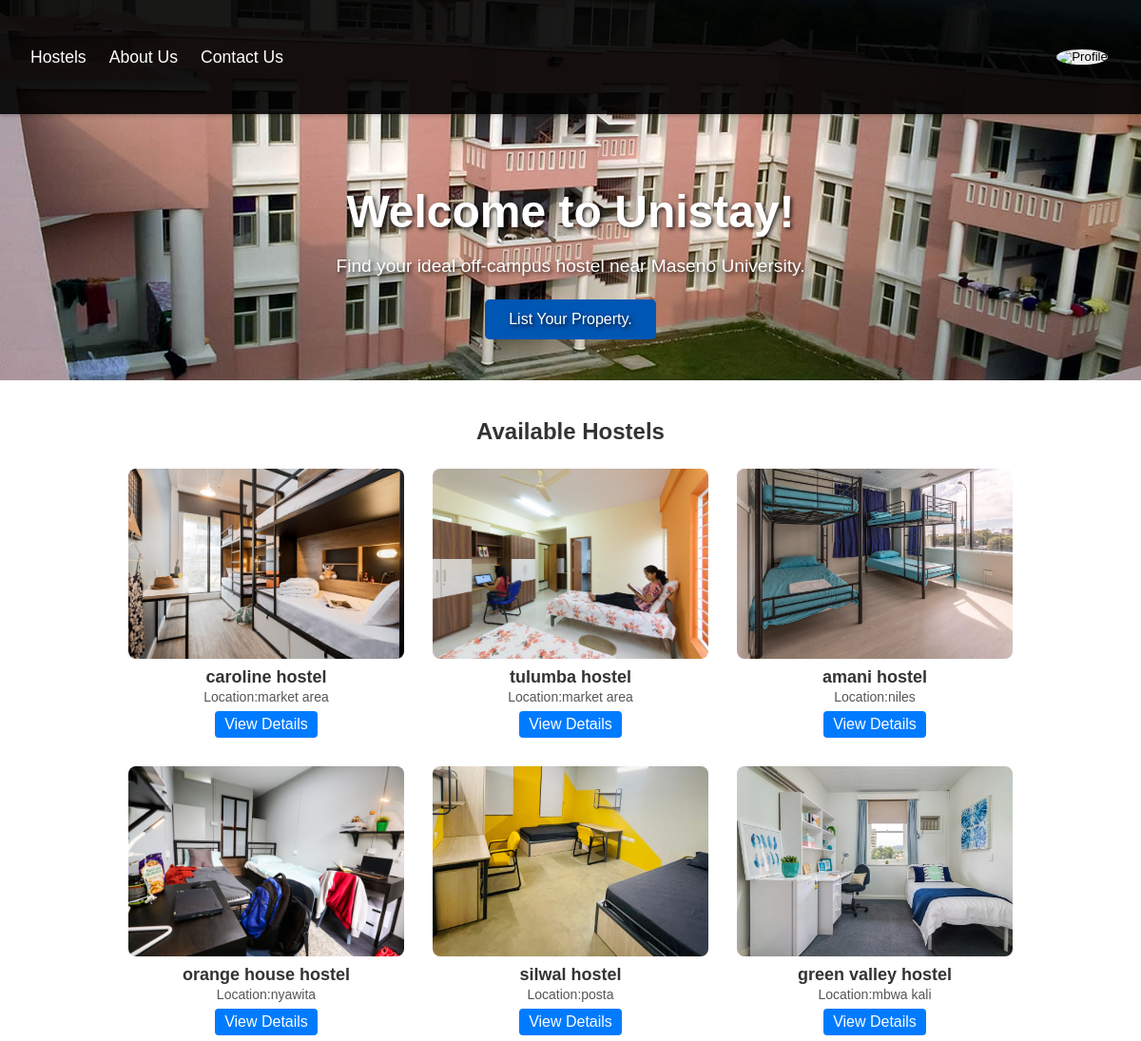
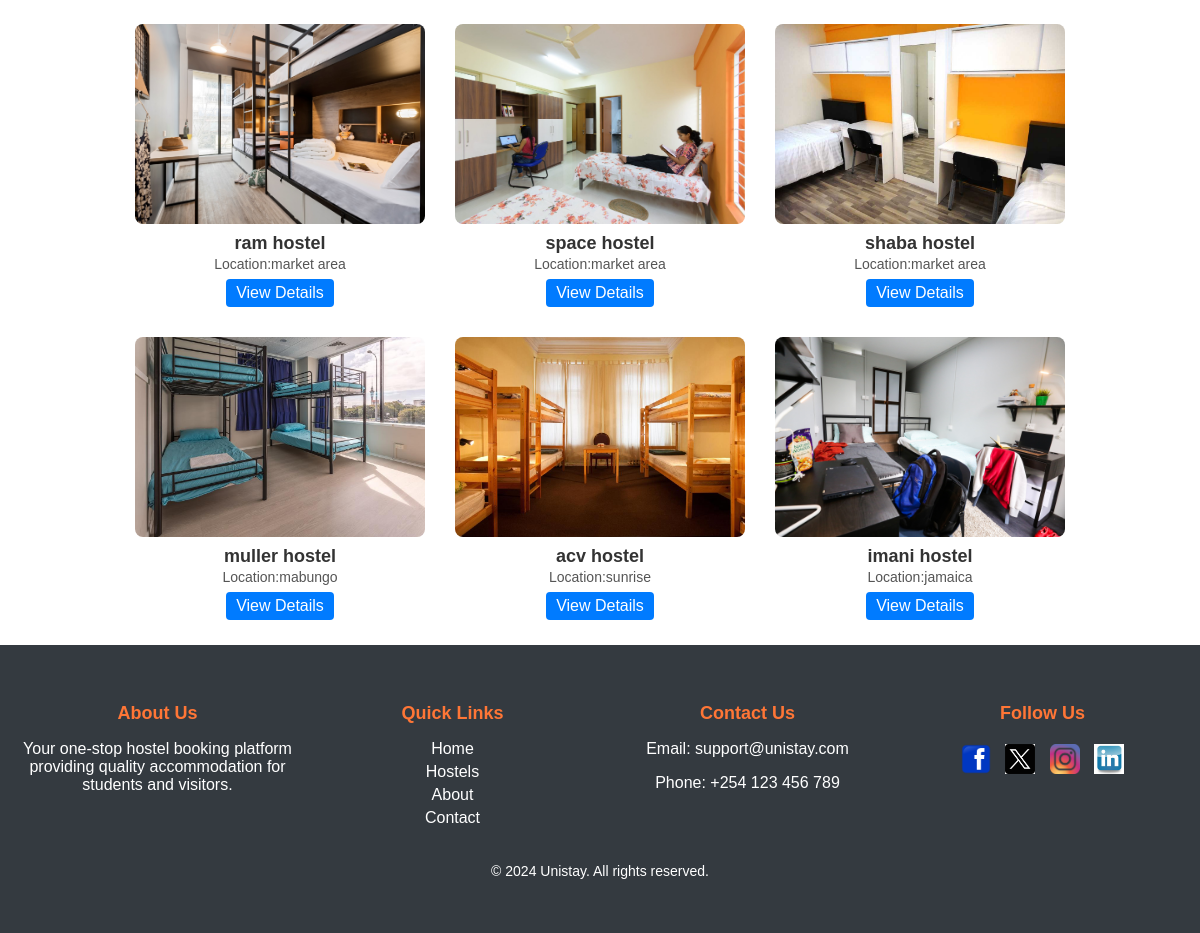
Before: /home/ (signed in) with the older database file (2 pictures, top to bottom).
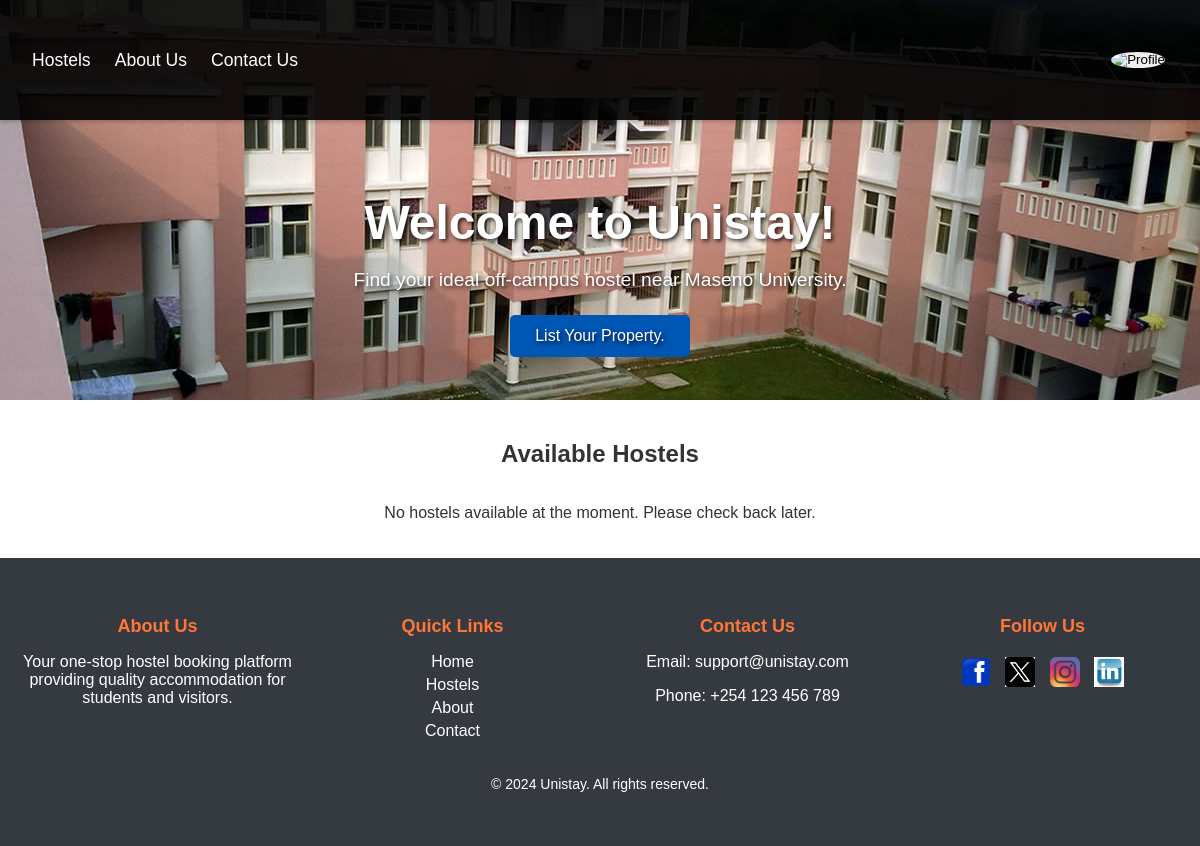
After: the same page with the newer database file.
### hostels/models.py (models this page shows, shortened)
class Hostel(models.Model):
    name = models.CharField(max_length=40)
    location = models.CharField(max_length=20)
    main_image = models.ImageField(upload_to='media/main')
    total_rooms = models.DecimalField(max_digits=4, decimal_places=2)
    amenities = models.ManyToManyField(Amenity, related_name='hostels')

### hostels/views.py (the view)
# urls.py: path('home/', home_view, name='home'),  # Home view that requires login
@login_required
def home_view(request):
    hostels = Hostel.objects.all()
    try:
        studentprofile = StudentProfile.objects.get(user=request.user)
    except StudentProfile.DoesNotExist:
        studentprofile = None  # Handle case where profile doesn't exist
    return render(request, 'home.html', {
        'hostels': hostels,
        'studentprofile': studentprofile,
        'user': request.user,
    })

### templates/home.html (shortened to what this page needs)
{% load static %}
<!DOCTYPE html>
<html lang="en">
    <head>
        {% load static %}
        <link rel="stylesheet" href="{% static 'css/styles.css' %}">
    </head>
<body>
    <div class="background-wrapper">
        <nav class="navbar">
            <div class="nav-links" id="navLinks">
                <a href="{% url 'hostels_list' %}">Hostels</a>
                <a href="{% url 'about' %}">About Us</a>
                <a href="{% url 'contact' %}">Contact Us</a>
            </div>
            <button id="profileButton" class="profile-icon">
                <img src="{% static 'image/default_avatar.jpg' %}" alt="Profile" style="width: 60px; height: 60px; border-radius: 50%;">
            </button>
        </nav>
        <header class="main-header">
            <div class="header-content">
                <h1>Welcome to Unistay!</h1>
                <p>Find your ideal off-campus hostel near Maseno University.</p>
                <a href="#" class="cta-button-list">List Your Property.</a>
            </div>
        </header>
</div>
    <section class="hostels">
        <h2>Available Hostels</h2>
        <div class="hostel-list">
            {% for hostel in hostels %}
                <div class="hostel-card">
                    <img src="{{ hostel.main_image.url }}" alt="{{ hostel.name }}">
                    <h3>{{ hostel.name }} hostel</h3>
                    <p>Location:{{ hostel.location }}</p>
                    <a href="{% url 'hostel_details' hostel.id %}" class="details-button">View Details</a>
                </div>
            {% empty %}
                <p>No hostels available at the moment. Please check back later.</p>
            {% endfor %}
        </div>
    </section>
        <footer class="footer">
            <div class="footer-container">
                <div class="footer-column">
                    <h3>About Us</h3>
                    <p>Your one-stop hostel booking platform providing quality accommodation for students and visitors.</p>
                </div>
                <div class="footer-column">
                    <h3>Quick Links</h3>
                    <ul>
                        <li><a href="{% url 'home' %}">Home</a></li>
                        <li><a href="{% url 'hostels_list' %}">Hostels</a></li>
                        <li><a href="{% url 'about' %}">About</a></li>
                        <li><a href="{% url 'contact' %}">Contact</a></li>
                    </ul>
                </div>
                <div class="footer-column">
                    <h3>Contact Us</h3>
                    <p>Email: support@unistay.com</p>
                    <p>Phone: +254 123 456 789</p>
                </div>
                <div class="footer-column">
                    <h3>Follow Us</h3>
                    <div class="social-icons">
                        <a href="https://www.facebook.com/daveey.debaraka.3?mibextid=LQQJ4d"><img src="{% static 'image/Facebook.webp' %}"alt="Facebook"></a>
                        <a href="https://x.com/am_nyongesa"><img src="{% static 'image/twitter.jpeg' %}"alt="Twitter"></a>
                        <a href="https://www.instagram.com/little_nyongesa"><img src="{% static 'image/instagram.png' %}" alt="Instagram"></a>
                        <a href="https://www.linkedin.com/in/pappi-chulo-947552270?utm_source=share&utm_campaign=share_via&utm_content=profile&utm_medium=ios_app"><img src="{% static 'image/linkedin.jpeg' %}" alt="LinkedIn"></a>
                    </div>
                </div>
            </div>
            <div class="footer-bottom">
                <p>&copy; 2024 Unistay. All rights reserved.</p>
            </div>
        </footer>
</body>
</html>

Changed rows visible on the page:
removed Hostel: main_image (picture), name "caroline", location "market area"
removed Hostel: main_image (picture), name "tulumba", location "market area"
removed Hostel: main_image (picture), name "amani", location "niles"
removed Hostel: main_image (picture), name "orange house", location "nyawita"
removed Hostel: main_image (picture), name "silwal", location "posta"
removed Hostel: main_image (picture), name "green valley", location "mbwa kali"
removed Hostel: main_image (picture), name "ram", location "market area"
removed Hostel: main_image (picture), name "space", location "market area"
removed Hostel: main_image (picture), name "shaba", location "market area"
removed Hostel: main_image (picture), name "muller", location "mabungo"
removed Hostel: main_image (picture), name "acv", location "sunrise"
removed Hostel: main_image (picture), name "imani", location "jamaica"
Other visible differences:
text now shown: "No hostels available at the moment. Please check back later."
